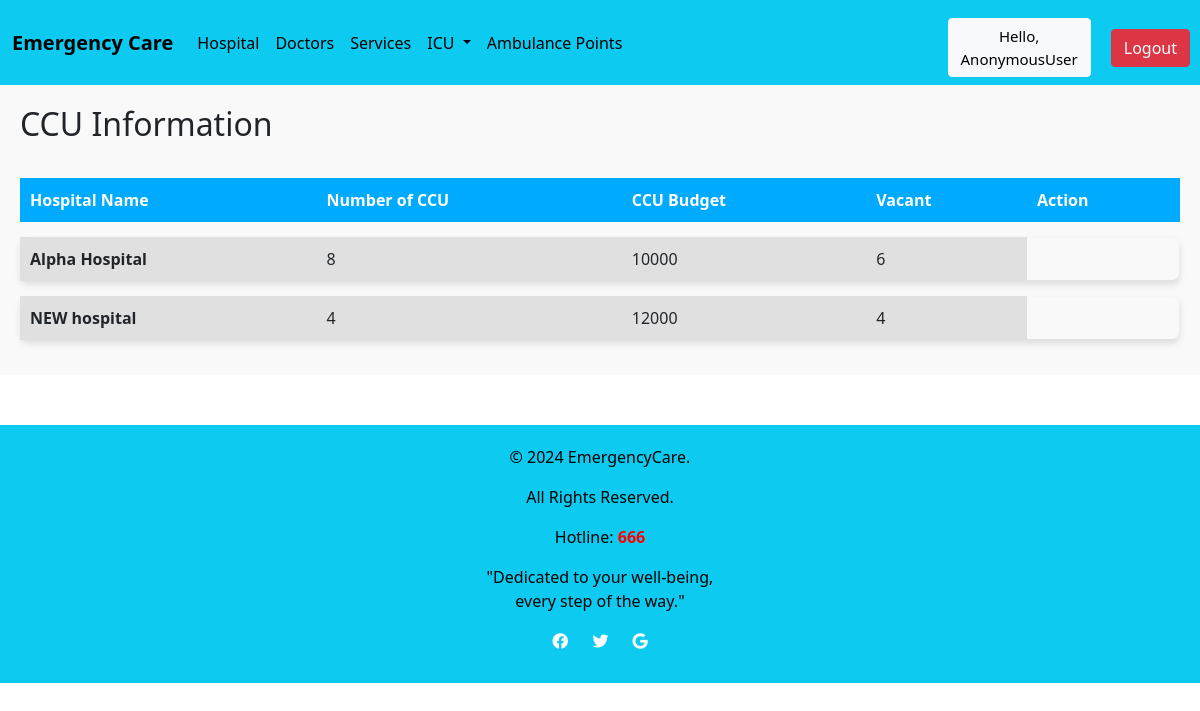
Screenshot of /CCU/ with the database file from the repository.
### emergencycare/models.py (models this page shows, shortened)
class CCU(models.Model):
    H_Name = models.ForeignKey(Hospital, on_delete=models.CASCADE)
    Number_of_CCU = models.IntegerField(blank=True, null=True)
    CCU_Budget = models.IntegerField(blank=True, null=True)
    Vacant = models.IntegerField(blank=True, null=True)

class Hospital(models.Model):
    H_ID = models.CharField(max_length=200)
    H_name = models.CharField(max_length=200)
    Area_name = models.ForeignKey(Location, on_delete=models.CASCADE)
    image = models.ImageField(upload_to='images/',blank=True, null=True, default='images/default.jpg')
    def __str__(self):
        return self.H_name

### emergencycare/views.py (the view)
# urls.py: path('CCU/',e_views.ccu,name='CCU'),
def ccu(request):
    ccu = CCU.objects.all()
    context = {
        'ccu': ccu,
    }
    return render(request, template_name='CCU.html',context=context)

### templates/CCU.html (shortened to what this page needs)
{% extends 'Home.html' %}
{% block content %}
{% load static %}
<div style="padding: 20px; background-color: #f9f9f9;">
    <h2 style="margin-bottom: 20px;">CCU Information</h2>
    {% if ccu %}
    <table style="width: 100%; border-collapse: separate; border-spacing: 0 15px;">
        <thead>
            <tr style="background-color: #00aaff; color: white; text-align: left; padding: 10px;">
                <th style="padding: 10px;">Hospital Name</th>
                <th style="padding: 10px;">Number of CCU</th>
                <th style="padding: 10px;">CCU Budget</th>
                <th style="padding: 10px;">Vacant</th>
                {% if not request.user.is_staff %}
                <th style="padding: 10px;">Action</th>
                {% endif %}
            </tr>
        </thead>
        <tbody>
            {% for c in ccu %}
            <tr style="background-color: #e0e0e0; box-shadow: 0px 4px 6px rgba(0, 0, 0, 0.1); border-radius: 8px; overflow: hidden;">
                <td style="padding: 10px; font-weight: bold;">{{ c.H_Name }}</td>
                <td style="padding: 10px;">{{ c.Number_of_CCU }}</td>
                <td style="padding: 10px;">{{ c.CCU_Budget }}</td>
                <td style="padding: 10px;">{{ c.Vacant }}</td>
                {% endfor %}
        </tr>
        </tbody>
    </table>
    {% else %}
    <p>No CCU information found.</p>
    {% endif %}
</div>
{% endblock %}

### rows the page displays
CCU: H_Name "Alpha Hospital", Number_of_CCU "8", CCU_Budget "10000", Vacant "6"
CCU: H_Name "NEW hospital", Number_of_CCU "4", CCU_Budget "12000", Vacant "4"

### other values shown
{{ request.user }} "AnonymousUser"
